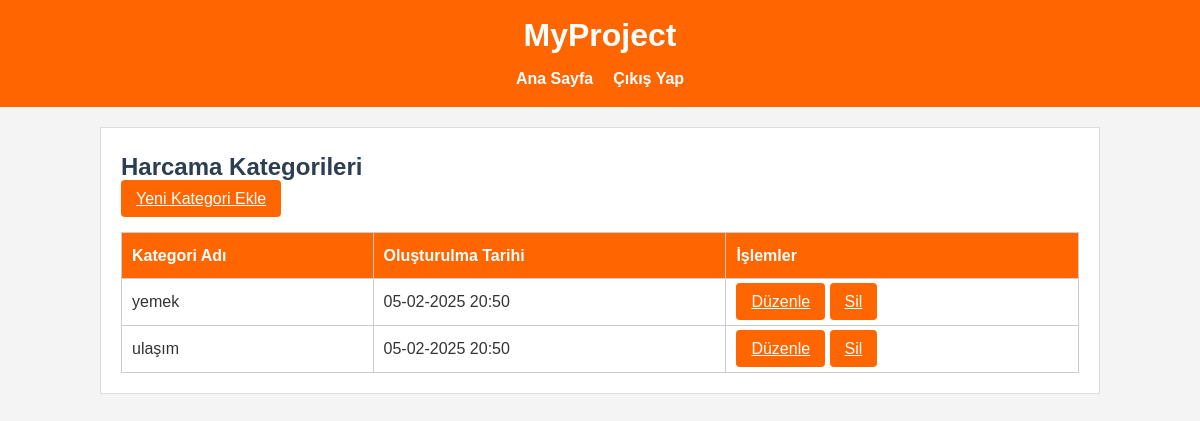
The app's page /expense-categories/ (signed in) with its own data.
### core/models.py (models this page shows, shortened)
class ExpenseCategory(models.Model):
    name = models.CharField(max_length=100, verbose_name="Kategori Adı")
    created_at = models.DateTimeField(auto_now_add=True)
    updated_at = models.DateTimeField(auto_now=True)
    class Meta:
        verbose_name = "Harcamа Kategorisi"
        verbose_name_plural = "Harcamа Kategorileri"

### core/views.py (the view)
# urls.py: path('expense-categories/', views.expense_category_list, name='expense_category_list'),
@login_required
@user_passes_test(lambda u: u.is_superuser)
def expense_category_list(request):
    categories = ExpenseCategory.objects.all().order_by('created_at')
    return render(request, 'core/expense_category_list.html', {'categories': categories})

### core/templates/core/expense_category_list.html (shortened to what this page needs)
{% extends 'core/base.html' %}
{% block content %}
<h2>Harcama Kategorileri</h2>
<a href="{% url 'expense_category_create' %}" class="btn">Yeni Kategori Ekle</a>
<table>
    <thead>
        <tr>
            <th>Kategori Adı</th>
            <th>Oluşturulma Tarihi</th>
            <th>İşlemler</th>
        </tr>
    </thead>
    <tbody>
        {% for category in categories %}
        <tr>
            <td>{{ category.name }}</td>
            <td>{{ category.created_at|date:"d-m-Y H:i" }}</td>
            <td>
                <a href="{% url 'expense_category_edit' category.pk %}" class="btn">Düzenle</a>
                <a href="{% url 'expense_category_delete' category.pk %}" class="btn">Sil</a>
            </td>
        </tr>
        {% empty %}
        <tr>
            <td colspan="3">Hiç kategori bulunmamaktadır.</td>
        </tr>
        {% endfor %}
    </tbody>
</table>
{% endblock %}

### core/static/core/css/style.css (style rules this page uses)
* { margin: 0; padding: 0; box-sizing: border-box; }
body { font-family: Arial, sans-serif; line-height: 1.6; background-color: #f4f4f4; color: #333; padding: 20px; }
button, .btn { background-color: #ff6600; color: #fff; border: none; padding: 10px 15px; cursor: pointer; border-radius: 4px; font-size: 1em; transition: background-color 0.3s ease; }
table { width: 100%; border-collapse: collapse; margin-top: 20px; }
table th, table td { padding: 10px; border: 1px solid #ccc; text-align: left; }
table th { background-color: #ff6600; color: #fff; }

### core/templates/core/base.html (style rules this page uses)
body { font-family: 'Arial', sans-serif; margin: 0; padding: 0; background-color: #f4f4f4; color: #333; }
h2 { color: #2c3e50; }

### records on screen
ExpenseCategory: name "yemek", created_at "05-02-2025 20:50"
ExpenseCategory: name "ulaşım", created_at "05-02-2025 20:50"
